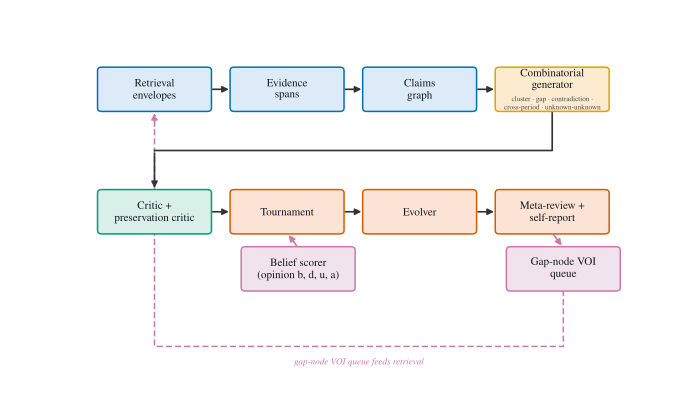

Source code (Python):
#!/usr/bin/env python3
"""fig_architecture: the hypothesis engine loop as a block diagram.

Retrieval envelopes -> evidence spans -> claims graph -> combinatorial
generator (four generator kinds plus the unknown-unknown generator) -> critic
and preservation critic -> tournament -> evolver -> meta-review and
self-report. The belief scorer feeds the tournament; the gap-node VOI queue
reads the meta-review and self-report and feeds back into retrieval.

Source: HISTORY-HYPOTHESIS-ENGINE-SPEC.md §5 (generation loop) and
IDEAL-STATE-AND-UNKNOWNS-SPEC.md §5 (gap nodes), §7 (unknown-unknown
generator, preservation critic, self-report).

Deterministic: pure geometry, no randomness. Run: python3 fig_architecture.py
"""
import os
import sys

sys.path.insert(0, os.path.dirname(os.path.abspath(__file__)))
from _style import COL_DOUBLE, OKABE_ITO, save, set_style

set_style()
import matplotlib.pyplot as plt
from matplotlib.patches import FancyArrowPatch, FancyBboxPatch

HERE = os.path.dirname(os.path.abspath(__file__))

BOX_W, BOX_H = 1.55, 0.72
GAP_X = 0.30
ROW1_Y = 3.2
ROW2_Y = 1.1

# main-pipeline box fills, one color family per pipeline stage (Okabe-Ito).
FILL_INPUT = "#DCEBF7"   # pale blue: retrieval/evidence/graph
FILL_GEN = "#FCEBCF"     # pale orange: generation
FILL_CRIT = "#D9F0E8"    # pale green: critique/scoring
FILL_LATE = "#FBE3D6"    # pale vermillion: tournament/evolve/review
EDGE_INPUT = OKABE_ITO["blue"]
EDGE_GEN = OKABE_ITO["orange"]
EDGE_CRIT = OKABE_ITO["green"]
EDGE_LATE = OKABE_ITO["vermillion"]
FILL_SIDE = "#F1E3EE"    # pale purple: auxiliary loops (belief scorer, gap queue)
EDGE_SIDE = OKABE_ITO["purple"]

ROW1 = [
    ("Retrieval\nenvelopes", FILL_INPUT, EDGE_INPUT, None),
    ("Evidence\nspans", FILL_INPUT, EDGE_INPUT, None),
    ("Claims\ngraph", FILL_INPUT, EDGE_INPUT, None),
    ("Combinatorial\ngenerator", FILL_GEN, EDGE_GEN,
     "cluster · gap · contradiction ·\ncross-period · unknown-unknown"),
]
ROW2 = [
    ("Critic +\npreservation critic", FILL_CRIT, EDGE_CRIT, None),
    ("Tournament", FILL_LATE, EDGE_LATE, None),
    ("Evolver", FILL_LATE, EDGE_LATE, None),
    ("Meta-review +\nself-report", FILL_LATE, EDGE_LATE, None),
]


def box_center(row_idx, col_idx):
    x0 = 0.15 + col_idx * (BOX_W + GAP_X)
    y = ROW1_Y if row_idx == 0 else ROW2_Y
    return x0, y


def draw_box(ax, x, y, label, fill, edge, sublabel=None):
    b = FancyBboxPatch(
        (x, y), BOX_W, BOX_H,
        boxstyle="round,pad=0.02,rounding_size=0.06",
        linewidth=1.1, edgecolor=edge, facecolor=fill, zorder=3,
    )
    ax.add_patch(b)
    cy = y + BOX_H * (0.74 if sublabel else 0.5)
    ax.text(x + BOX_W / 2, cy, label, ha="center", va="center",
            fontsize=8.0, color="#16181d", zorder=4, linespacing=1.2)
    if sublabel:
        ax.text(x + BOX_W / 2, y + BOX_H * 0.16, sublabel, ha="center", va="center",
                fontsize=5.2, color="#4a4a4a", zorder=4, linespacing=1.15)


def arrow(ax, p0, p1, color="#333333", style="-", lw=1.2, connectionstyle="arc3,rad=0.0",
          shrink=2, ls="solid"):
    a = FancyArrowPatch(
        p0, p1, arrowstyle="-|>", mutation_scale=9, linewidth=lw,
        color=color, linestyle=ls, connectionstyle=connectionstyle,
        shrinkA=shrink, shrinkB=shrink, zorder=2,
    )
    ax.add_patch(a)


def main():
    fig, ax = plt.subplots(figsize=(COL_DOUBLE, 4.1))
    ax.set_xlim(0, 0.15 + 4 * (BOX_W + GAP_X) - GAP_X + 0.30)
    ax.set_ylim(-1.15, 4.25)
    ax.axis("off")

    centers1, centers2 = [], []
    for i, (label, fill, edge, sub) in enumerate(ROW1):
        x, y = box_center(0, i)
        draw_box(ax, x, y, label, fill, edge, sub)
        centers1.append((x, y))
    for i, (label, fill, edge, sub) in enumerate(ROW2):
        x, y = box_center(1, i)
        draw_box(ax, x, y, label, fill, edge, sub)
        centers2.append((x, y))

    # row 1: left to right
    for i in range(len(ROW1) - 1):
        x0, y0 = centers1[i]
        x1, _ = centers1[i + 1]
        arrow(ax, (x0 + BOX_W, y0 + BOX_H / 2), (x1, y0 + BOX_H / 2))

    # elbow connector: end of row 1 down to start of row 2 (boustrophedon turn)
    x_end, y_end = centers1[-1]
    x_start, y_start = centers2[0]
    mid_y = (y_end + (y_start + BOX_H)) / 2
    ax.plot(
        [x_end + BOX_W / 2, x_end + BOX_W / 2, x_start + BOX_W / 2],
        [y_end, mid_y, mid_y],
        color="#333333", linewidth=1.2, zorder=2,
    )
    arrow(ax, (x_start + BOX_W / 2, mid_y), (x_start + BOX_W / 2, y_start + BOX_H))

    # row 2: left to right
    for i in range(len(ROW2) - 1):
        x0, y0 = centers2[i]
        x1, _ = centers2[i + 1]
        arrow(ax, (x0 + BOX_W, y0 + BOX_H / 2), (x1, y0 + BOX_H / 2))

    # belief scorer: auxiliary box feeding the tournament
    tour_x, tour_y = centers2[1]
    bs_x, bs_y = tour_x + BOX_W * 0.5 - 0.62, ROW2_Y - 0.98
    draw_box(ax, bs_x, bs_y, "Belief scorer\n(opinion b, d, u, a)", FILL_SIDE, EDGE_SIDE)
    arrow(ax, (bs_x + BOX_W / 2, bs_y + BOX_H), (tour_x + BOX_W / 2, tour_y),
          color=EDGE_SIDE, connectionstyle="arc3,rad=0.0")

    # gap-node VOI queue: fed by meta-review, feeds back into retrieval
    mr_x, mr_y = centers2[-1]
    gq_x, gq_y = mr_x + BOX_W * 0.5 - 0.62, ROW2_Y - 0.98
    draw_box(ax, gq_x, gq_y, "Gap-node VOI\nqueue", FILL_SIDE, EDGE_SIDE)
    arrow(ax, (mr_x + BOX_W / 2, mr_y), (gq_x + BOX_W / 2, gq_y + BOX_H),
          color=EDGE_SIDE, connectionstyle="arc3,rad=0.0")

    ret_x, ret_y = centers1[0]
    # route the feedback line low across the whole width for legibility
    ax.plot(
        [gq_x + BOX_W / 2, gq_x + BOX_W / 2, ret_x + BOX_W / 2, ret_x + BOX_W / 2],
        [gq_y, -0.85, -0.85, ret_y - 0.32],
        color=EDGE_SIDE, linewidth=1.1, linestyle=(0, (4, 2)), zorder=1,
    )
    arrow(ax, (ret_x + BOX_W / 2, ret_y - 0.32), (ret_x + BOX_W / 2, ret_y),
          color=EDGE_SIDE, ls=(0, (4, 2)))

    ax.text(
        (gq_x + ret_x) / 2 + BOX_W / 2, -1.05,
        "gap-node VOI queue feeds retrieval",
        ha="center", va="top", fontsize=6.6, color=EDGE_SIDE, style="italic",
    )

    save(fig, os.path.join(HERE, "fig_architecture"))


if __name__ == "__main__":
    main()
